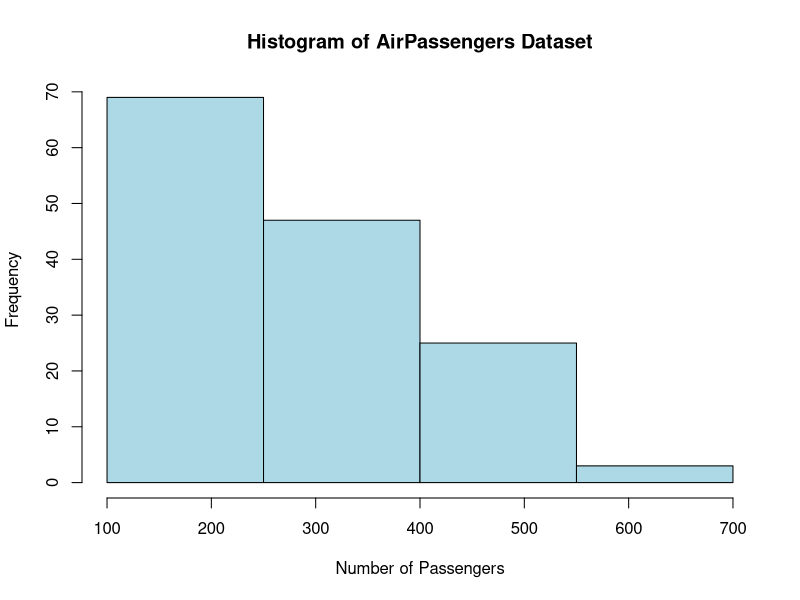

This figure's R source:

# Q5. Histogram of AirPassengers Dataset

# Load built-in dataset
data("AirPassengers")

# Display the dataset
print(AirPassengers)

# Create histogram
hist(
  AirPassengers,
  breaks = seq(100, 700, by = 150),
  main = "Histogram of AirPassengers Dataset",
  xlab = "Number of Passengers",
  ylab = "Frequency",
  col = "lightblue",
  border = "black",
  xlim = c(100, 700)
)
